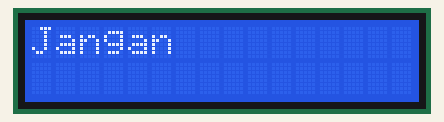
A sketch run on a simulated Arduino Uno, built with avr-gcc and run on an emulated ATmega328P. Parts: 16×2 character LCD.

Above: at 1.27 s.
At 2.9 s:
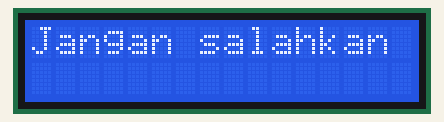
At 9.2 s:
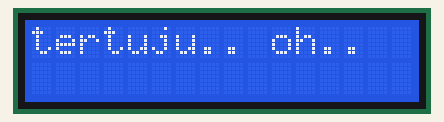
At 14.9 s:
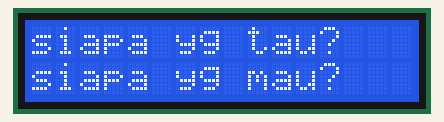
At 21.1 s:
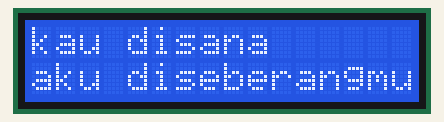
At 38.7 s:
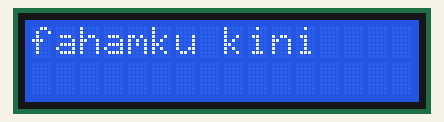

Measured:
- what the display in image 0 shows lasts 0.4 s, from 1.1 s to 1.5 s
- what the display in image 1 shows lasts 0.7 s, from 2.9 s to 3.6 s
- what the display in image 3 shows lasts 1.3 s, from 14.8 s to 16.1 s

The sketch:

sketch.ino
```cpp
#include <LiquidCrystal_I2C.h>

LiquidCrystal_I2C lcd(0x27, 16, 2);

void setup() {
  lcd.init();
  lcd.backlight();
  lcd.clear();
}

void loop() {
  lcd.clear();
  typeText(0, 0, "Jangan salahkan");
  delay(500);

  lcd.clear();
  typeText(0, 0, "fahamku kini");
  delay(500);

  lcd.clear();
  typeText(0, 0, "tertuju.. oh..");
  delay(500);

  lcd.clear();
  typeText(0, 0, "siapa yg tau?");
  typeText(0, 1, "siapa yg mau?");
  delay(1000);

  lcd.clear();
  typeText(0, 0, "kau disana");
  typeText(0, 1, "aku diseberangmu");
  delay(1000);

  lcd.clear();
  typeText(0, 0, "cerita kita");
  typeText(0, 1, "sulit dicerna");
  delay(500);

  lcd.clear();
  typeText(0, 0, "tak lagi sama");
  typeText(0, 1, "cara berdoa");
  delay(500);
}

void typeText(int col, int row, String text) {
  lcd.setCursor(col, row);
  for (int i = 0; i < text.length(); i++) {
    lcd.print(text[i]);
    delay(200);
  }
}
```
